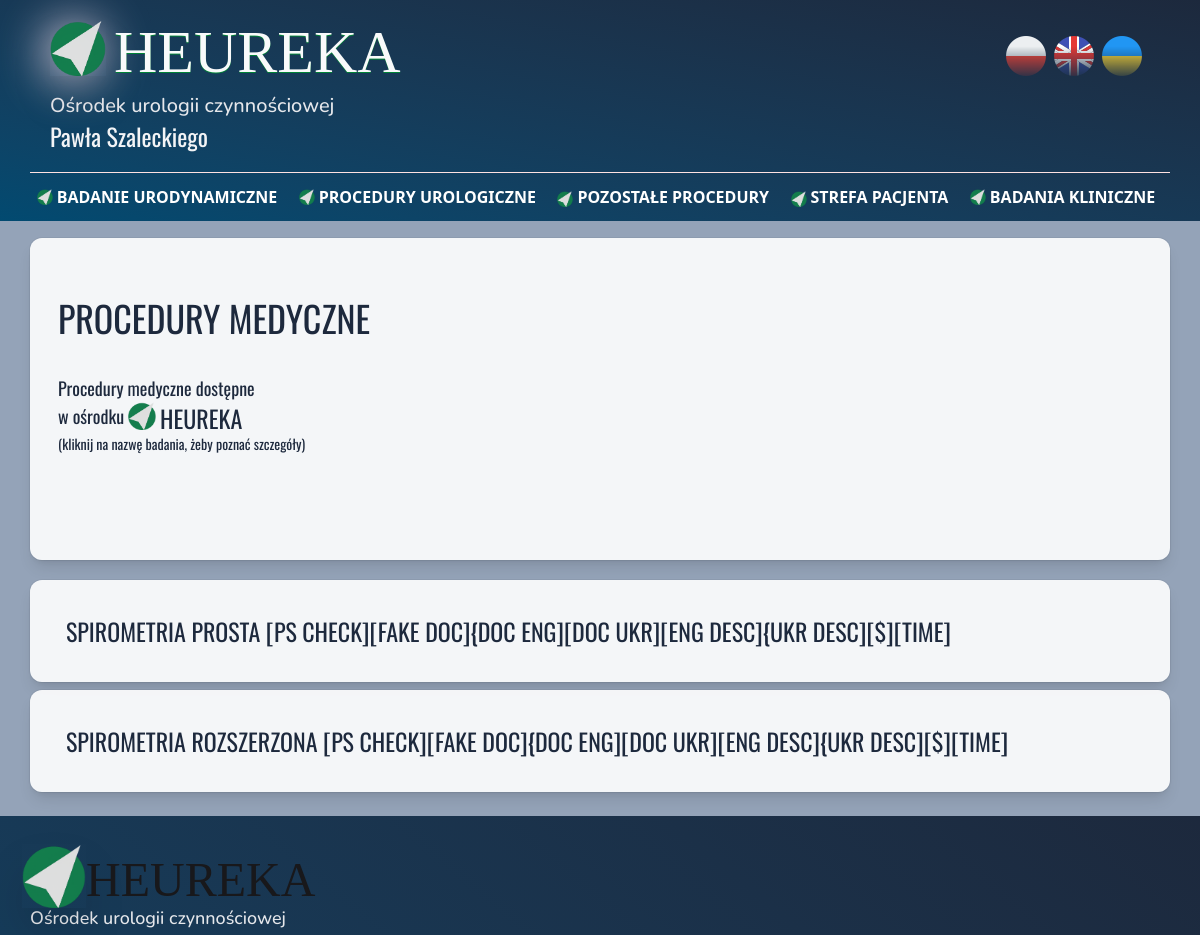
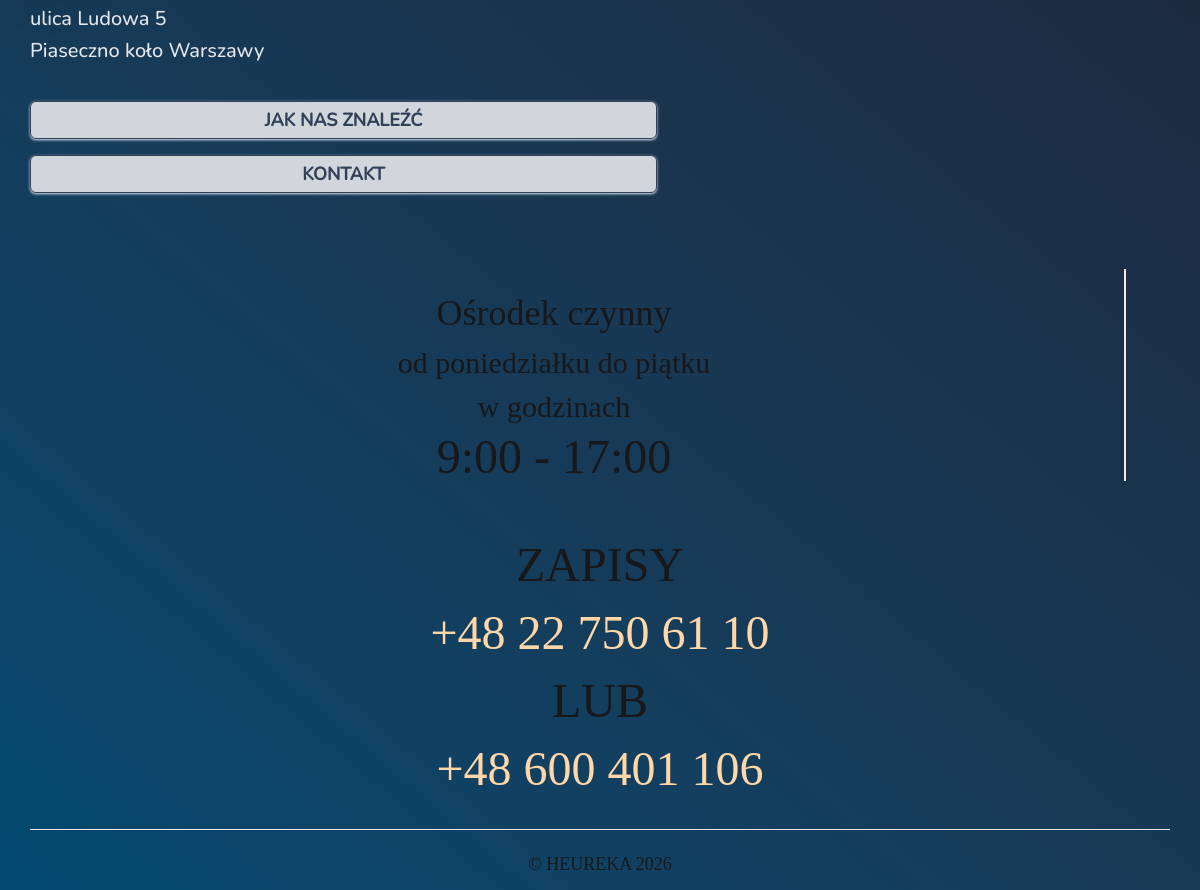
The app's page /procedury-medyczne with its own data (2 pictures, top to bottom).
### services/models.py (models this page shows, shortened)
class Procedura(models.Model):
    class specjalizacja_choices(models.TextChoices):
        urologia = 'urologia', 'urologia'
        kardiologia = 'kardiologia', 'kardiologia'
        pulmunologia = 'pulmunologia', 'pulmunologia'
        rehabilitacja = 'rehabilitacja', 'rehabilitacja'
        inne = 'inne', 'inne'
    class typ_choices(models.TextChoices):
        badanie = 'B', 'badanie'
        zabieg = 'Z', 'zabieg'
        procedura = 'P', 'procedura'
        sesja = 's', 'sesja'
    class order_choices(models.TextChoices):
         A = 'A', 'A'
         B = 'B', 'B'
         C = 'C', 'C'
         D = 'D', 'D'
         E = 'E', 'E'
         F = 'F', 'F'
    nazwa = models.CharField(max_length=256)
    opis = HTMLField( blank=True, null=True, verbose_name='Opis badania')
    polega = HTMLField( blank=True, default='',  verbose_name='Na czym polega badanie')
    przebieg = HTMLField( blank=True, default='',  verbose_name='Przebieg badania')
    wskazania = HTMLField(blank=True, default='', verbose_name='Wskazania do badania [POLE LISTY]')
    after = HTMLField(blank=True, null=True, verbose_name='Po badaniu [POLE LISTY]')
    specjalizacja =  models.CharField(max_length=20, choices=specjalizacja_choices, default=specjalizacja_choices.urologia)
    typ_usługi = models.CharField(max_length=25, choices=typ_choices, default =typ_choices.badanie)
    order = models.CharField(max_length=1, choices=order_choices, default=order_choices.F, verbose_name='kolejność')
    active = models.BooleanField(default=False, verbose_name='aktywna')
    lekarz = models.CharField(max_length=200, blank=True, null=True)
    koszt = models.PositiveSmallIntegerField(blank=True, null=True)
    cena_od=models.BooleanField(default=False)
    czas_oczekiwania = models.IntegerField(blank=True, null=True)
    czas_badania = models.CharField(max_length=3, blank=True, null=True)
    pdf_pl = models.FileField(upload_to='downloads/', blank=True, null=True, verbose_name='Instruktaż po polsku' )
    pdf_en = models.FileField(upload_to='downloads/', blank=True, null=True, verbose_name='Instruktaż po angielsku')
    pdf_uk = models.FileField(upload_to='downloads/', blank=True, null=True, verbose_name='Instruktaż po ukraińsku')
    objects = models.Manager()
    activated = ActiveManager()
    class Meta:
        verbose_name_plural = 'procedury'
        ordering = ['order', 'nazwa']
    @property
    def dokumenty(self):
        return bool(self.pdf_pl or self.pdf_en or self.pdf_uk)
    @property
    def opisy(self):
        return bool(self.opis or self.polega or self.przebieg or self.wskazania)

### clinic/views.py (the view)
# urls.py: path("procedury-medyczne", views.ProceduryMedyczneView.as_view(), name='procedury medyczne'),
class ProceduryMedyczneView(ListView):
    template_name = 'clinic/procedury_medyczne.html'
    model = Procedura
    def get_queryset(self):
        return Procedura.activated.exclude(Q(specjalizacja='kardiologia')|Q(specjalizacja='urologia'))

### clinic/context_processors.py (called while the page is built)
def contact_form_context(request):
    return {
        'contact_form': ContactForm()
    }

### services/models.py (called while the page is built)
        def get_queryset(self):
            return (super().get_queryset().filter(active=True))

### templates/clinic/procedury_medyczne.html (shortened to what this page needs)
{% extends 'base.html' %}
{% load i18n %}
{% load static %}
{% block content %}
{% include 'elements/header.html' %}
<div class="w-full h-full bg-[#94A3B8] ">
<section class="grid grid-cols-1 gap-x-5 gap-y-1 md:grid-cols-2 w-[95%] xl:w-[80%] mx-auto mt-[210px] h-[350px]  ">
    <div class="px-7 xl:px-12 py-[60px] mt-7  col-span-2 font-primary text-lg text-justify items-center text-slate-800 rounded-xl bg-white/90 shadow-lg ring-1 ring-black/5">
        <h2 class="uppercase pb-9 font-primary flex  text-4xl justify-center md:justify-start ">{% translate 'Procedury medyczne' %}</h2>
        <p class="text-lg font-primary   ">{% translate 'Procedury medyczne dostępne' %}</p>
        <p class="text-lg font-primary flex  ">{% translate 'w ośrodku' %} <span class="flex text-2xl mx-1 uppercase font-heureka"><img src="{% static 'img/heureka_logo_3.png' %}" class="size-7 mr-1 " alt="">heureka</span> </p>
        <p class="text-sm font-primary  ">{% translate '(kliknij na nazwę badania, żeby poznać szczegóły)' %}</p>
    </div>
</section>
{% if object_list %}
<section class="grid grid-cols-1 gap-x-5 gap-y-1 py-5  w-[95%] xl:w-[80%] mx-auto">
    {% for i in object_list %}
    <details id="bu_kons_1" class="px-7 xl:px-12 mb-1 py-[35px] transition  font-primary text-xl  text-justify    items-center   text-slate-800   rounded-xl  bg-white/90 shadow-lg ring-1 ring-black/5">
            <summary class="flex justify-between outline-none" >
                <div class="flex">
                    <h2 class="text-2xl uppercase">{{i.nazwa}}</h2>
                </div>
            </summary>
        </details>
        {% endfor %}
</section>
{% endif %}
</div>
{% include 'elements/footer.html' %}
{% endblock  %}

### records on screen
Procedura: nazwa "SPIROMETRIA PROSTA [PS CHECK][FAKE DOC]{DOC ENG][DOC UKR][ENG DESC]{UKR DESC][$][TIME]"
Procedura: nazwa "SPIROMETRIA ROZSZERZONA [PS CHECK][FAKE DOC]{DOC ENG][DOC UKR][ENG DESC]{UKR DESC][$][TIME]"
